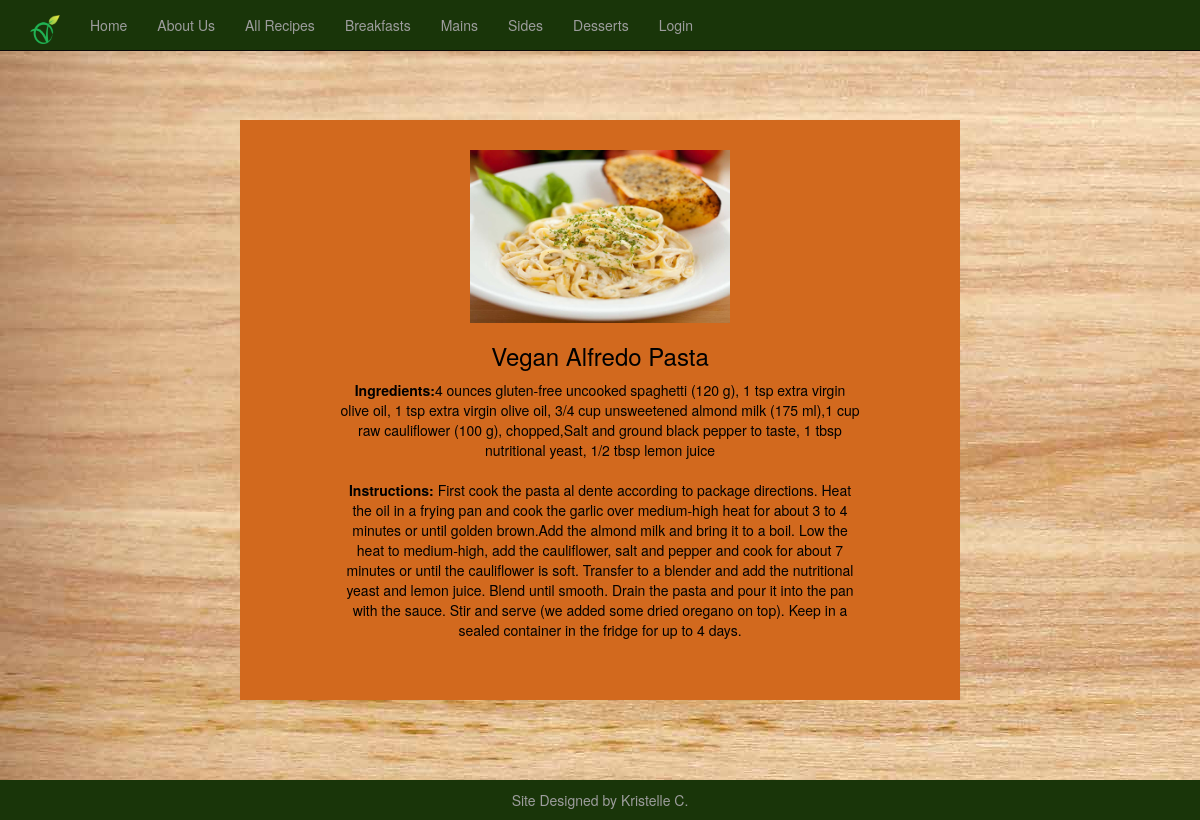
Page /mains/alfredo on the committed database.
### tables this page shows
CREATE TABLE veganfood(title text NOT NULL, ingredients text NOT NULL, instructions text NOT NULL);

### index.py (the view)
@app.route('/')
@app.route('/mains')
@app.route('/mains/alfredo')
def alfredo():
 g.db = connect_db()
 cur = g.db.execute("select * from veganfood where title='Vegan Alfredo Pasta'")
 veganfood = [dict(title=row[0], ingredients=row[1], instructions=row[2]) for row in cur.fetchall()]
 g.db.close()
 return render_template('alfredopasta.html', veganfood=veganfood), 200

### index.py (called while the page is built)
def connect_db():
 return sqlite3.connect(app.database)

### templates/alfredopasta.html (shortened to what this page needs)
{% extends "base.html" %}
{%block content%}
<div class="row">
  <div class="column" style="background-color:chocolate; color:black;">
	<img src="{{ url_for('static', filename='img/veganalfredopasta.jpg') }}"/>
    <p> {% for veganfood in veganfood %}
			<h3>{{ veganfood.title }} <br></h3>
			 <strong>Ingredients:</strong>{{ veganfood.ingredients }}<br><br>
			 <strong>Instructions:</strong>{{ veganfood.instructions }}<br>
	    {% endfor %}</p>
  </div>
</div>
<footer>Site Designed by Kristelle C.</footer>
 {% endblock %}

### templates/base.html (style rules this page uses)
.row { margin-right: -15px; margin-left: -15px; margin: 10% 20%; }
.column { width: 100%; padding: 30px 100px 50px; text-align: center; }
.column img { width: 50%; height: auto; }
* { box-sizing: border-box; }

### templates/alfredopasta.html (style rules this page uses)
footer { clear: both; text-align: center; font-size:14px; position:fixed; right: 0; left: 0; padding: 1rem; background-color:#193509; margin-top:20px; bottom:0; color:#9d9d9d; width:100%; }

### rows in the picture
veganfood: title "Vegan Alfredo Pasta", ingredients "4 ounces gluten-free uncooked spaghetti (120 g), 1 tsp extra virgin olive oil, 1 tsp extra virgin olive oil, 3/4 cup unsweetened almond milk (175 ml),1 cup raw cauliflower (100 g), chopped,Salt and ground black pepper to taste, 1 tbsp nutritional yeast, 1/2 tbsp lemon juice", instructions "First cook the pasta al dente according to package directions. Heat the oil in a frying pan and cook the garlic over medium-high heat for about 3 to 4 minutes or until golden brown.Add the almond milk and bring it to a boil. Low the heat to medium-high, add the cauliflower, salt and pepper and cook for about 7 minutes or until the cauliflower is soft. Transfer to a blender and add the nutritional yeast and lemon juice. Blend until smooth. Drain the pasta and pour it into the pan with the sauce. Stir and serve (we added some dried oregano on top). Keep in a sealed container in the fridge for up to 4 days."
